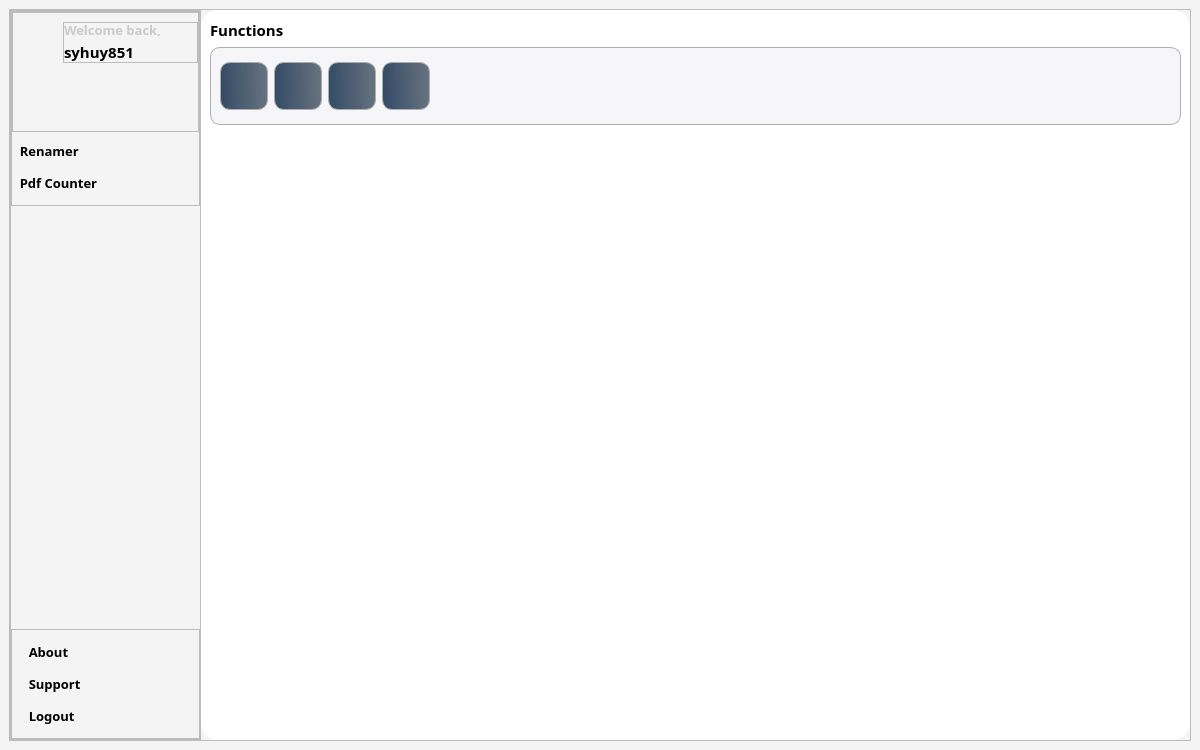
<?xml version="1.0" encoding="UTF-8"?>
<ui version="4.0">
 <class>MainWindow</class>
 <widget class="QMainWindow" name="MainWindow">
  <property name="geometry">
   <rect>
    <x>0</x>
    <y>0</y>
    <width>1200</width>
    <height>750</height>
   </rect>
  </property>
  <property name="windowTitle">
   <string>MainWindow</string>
  </property>
  <property name="styleSheet">
   <string notr="true">background-color: rgb(244, 244, 244);</string>
  </property>
  <widget class="QWidget" name="centralwidget">
   <layout class="QVBoxLayout" name="verticalLayout">
    <item>
     <widget class="QFrame" name="main">
      <property name="frameShape">
       <enum>QFrame::StyledPanel</enum>
      </property>
      <property name="frameShadow">
       <enum>QFrame::Raised</enum>
      </property>
      <layout class="QHBoxLayout" name="horizontalLayout">
       <property name="spacing">
        <number>0</number>
       </property>
       <property name="leftMargin">
        <number>0</number>
       </property>
       <property name="topMargin">
        <number>0</number>
       </property>
       <property name="rightMargin">
        <number>0</number>
       </property>
       <property name="bottomMargin">
        <number>0</number>
       </property>
       <item>
        <widget class="QFrame" name="leftnav">
         <property name="minimumSize">
          <size>
           <width>191</width>
           <height>0</height>
          </size>
         </property>
         <property name="maximumSize">
          <size>
           <width>209</width>
           <height>16777215</height>
          </size>
         </property>
         <property name="styleSheet">
          <string notr="true"/>
         </property>
         <property name="frameShape">
          <enum>QFrame::StyledPanel</enum>
         </property>
         <property name="frameShadow">
          <enum>QFrame::Raised</enum>
         </property>
         <layout class="QVBoxLayout" name="verticalLayout_2">
          <property name="spacing">
           <number>6</number>
          </property>
          <property name="leftMargin">
           <number>0</number>
          </property>
          <property name="topMargin">
           <number>0</number>
          </property>
          <property name="rightMargin">
           <number>0</number>
          </property>
          <property name="bottomMargin">
           <number>0</number>
          </property>
          <item alignment="Qt::AlignTop">
           <widget class="QFrame" name="top_btns">
            <property name="minimumSize">
             <size>
              <width>0</width>
              <height>0</height>
             </size>
            </property>
            <property name="styleSheet">
             <string notr="true">QPushButton{
text-align:left;
}</string>
            </property>
            <property name="frameShape">
             <enum>QFrame::StyledPanel</enum>
            </property>
            <property name="frameShadow">
             <enum>QFrame::Raised</enum>
            </property>
            <layout class="QVBoxLayout" name="verticalLayout_3">
             <property name="leftMargin">
              <number>0</number>
             </property>
             <property name="topMargin">
              <number>0</number>
             </property>
             <property name="rightMargin">
              <number>0</number>
             </property>
             <item>
              <widget class="QFrame" name="info">
               <property name="frameShape">
                <enum>QFrame::StyledPanel</enum>
               </property>
               <property name="frameShadow">
                <enum>QFrame::Raised</enum>
               </property>
               <layout class="QHBoxLayout" name="horizontalLayout_4">
                <property name="leftMargin">
                 <number>0</number>
                </property>
                <property name="rightMargin">
                 <number>0</number>
                </property>
                <property name="bottomMargin">
                 <number>68</number>
                </property>
                <item>
                 <widget class="QLabel" name="usericon">
                  <property name="maximumSize">
                   <size>
                    <width>44</width>
                    <height>16777215</height>
                   </size>
                  </property>
                  <property name="text">
                   <string/>
                  </property>
                  <property name="pixmap">
                   <pixmap resource="resource/icons.qrc">:/icons/profile.png</pixmap>
                  </property>
                 </widget>
                </item>
                <item>
                 <widget class="QFrame" name="frame">
                  <property name="maximumSize">
                   <size>
                    <width>16777215</width>
                    <height>58</height>
                   </size>
                  </property>
                  <property name="font">
                   <font>
                    <family>Poppins ExtraBold</family>
                    <pointsize>12</pointsize>
                    <bold>true</bold>
                   </font>
                  </property>
                  <property name="frameShape">
                   <enum>QFrame::StyledPanel</enum>
                  </property>
                  <property name="frameShadow">
                   <enum>QFrame::Raised</enum>
                  </property>
                  <layout class="QVBoxLayout" name="verticalLayout_7">
                   <property name="leftMargin">
                    <number>0</number>
                   </property>
                   <property name="topMargin">
                    <number>0</number>
                   </property>
                   <property name="rightMargin">
                    <number>0</number>
                   </property>
                   <property name="bottomMargin">
                    <number>0</number>
                   </property>
                   <item alignment="Qt::AlignBottom">
                    <widget class="QLabel" name="label_2">
                     <property name="maximumSize">
                      <size>
                       <width>16777215</width>
                       <height>13</height>
                      </size>
                     </property>
                     <property name="font">
                      <font>
                       <family>Poppins SemiBold</family>
                       <pointsize>10</pointsize>
                       <bold>true</bold>
                      </font>
                     </property>
                     <property name="styleSheet">
                      <string notr="true">color: rgb(202, 202, 202);</string>
                     </property>
                     <property name="text">
                      <string>Welcome back,</string>
                     </property>
                    </widget>
                   </item>
                   <item alignment="Qt::AlignTop">
                    <widget class="QLabel" name="label_3">
                     <property name="maximumSize">
                      <size>
                       <width>16777215</width>
                       <height>20</height>
                      </size>
                     </property>
                     <property name="font">
                      <font>
                       <family>Poppins ExtraBold</family>
                       <pointsize>11</pointsize>
                       <bold>true</bold>
                      </font>
                     </property>
                     <property name="text">
                      <string>syhuy851</string>
                     </property>
                     <property name="wordWrap">
                      <bool>false</bool>
                     </property>
                    </widget>
                   </item>
                  </layout>
                 </widget>
                </item>
               </layout>
              </widget>
             </item>
             <item>
              <widget class="QPushButton" name="renamer_btn">
               <property name="maximumSize">
                <size>
                 <width>16777215</width>
                 <height>16777215</height>
                </size>
               </property>
               <property name="font">
                <font>
                 <family>Montserrat SemiBold</family>
                 <pointsize>10</pointsize>
                 <bold>true</bold>
                </font>
               </property>
               <property name="styleSheet">
                <string notr="true"/>
               </property>
               <property name="text">
                <string>  Renamer</string>
               </property>
               <property name="icon">
                <iconset resource="resource/icons.qrc">
                 <normaloff>:/icons/rename.png</normaloff>:/icons/rename.png</iconset>
               </property>
               <property name="iconSize">
                <size>
                 <width>25</width>
                 <height>25</height>
                </size>
               </property>
               <property name="flat">
                <bool>true</bool>
               </property>
              </widget>
             </item>
             <item>
              <widget class="QPushButton" name="pdfcounter_btn">
               <property name="maximumSize">
                <size>
                 <width>16777215</width>
                 <height>16777215</height>
                </size>
               </property>
               <property name="font">
                <font>
                 <family>Montserrat SemiBold</family>
                 <pointsize>10</pointsize>
                 <bold>true</bold>
                </font>
               </property>
               <property name="styleSheet">
                <string notr="true"/>
               </property>
               <property name="text">
                <string>  Pdf Counter</string>
               </property>
               <property name="icon">
                <iconset resource="resource/icons.qrc">
                 <normaloff>:/icons/folder-menu.png</normaloff>:/icons/folder-menu.png</iconset>
               </property>
               <property name="iconSize">
                <size>
                 <width>25</width>
                 <height>25</height>
                </size>
               </property>
               <property name="flat">
                <bool>true</bool>
               </property>
              </widget>
             </item>
            </layout>
           </widget>
          </item>
          <item>
           <spacer name="verticalSpacer">
            <property name="orientation">
             <enum>Qt::Vertical</enum>
            </property>
            <property name="sizeHint" stdset="0">
             <size>
              <width>20</width>
              <height>40</height>
             </size>
            </property>
           </spacer>
          </item>
          <item>
           <widget class="QFrame" name="bot_btns">
            <property name="minimumSize">
             <size>
              <width>0</width>
              <height>100</height>
             </size>
            </property>
            <property name="styleSheet">
             <string notr="true">QPushButton{
text-align:left;
}</string>
            </property>
            <property name="frameShape">
             <enum>QFrame::StyledPanel</enum>
            </property>
            <property name="frameShadow">
             <enum>QFrame::Raised</enum>
            </property>
            <layout class="QVBoxLayout" name="verticalLayout_6">
             <item>
              <widget class="QPushButton" name="about_btn">
               <property name="font">
                <font>
                 <family>Montserrat SemiBold</family>
                 <pointsize>10</pointsize>
                 <bold>true</bold>
                </font>
               </property>
               <property name="styleSheet">
                <string notr="true"/>
               </property>
               <property name="text">
                <string>  About</string>
               </property>
               <property name="icon">
                <iconset resource="resource/icons.qrc">
                 <normaloff>:/icons/profile.png</normaloff>:/icons/profile.png</iconset>
               </property>
               <property name="iconSize">
                <size>
                 <width>25</width>
                 <height>25</height>
                </size>
               </property>
               <property name="flat">
                <bool>true</bool>
               </property>
              </widget>
             </item>
             <item>
              <widget class="QPushButton" name="logout_btn">
               <property name="font">
                <font>
                 <family>Montserrat SemiBold</family>
                 <pointsize>10</pointsize>
                 <bold>true</bold>
                </font>
               </property>
               <property name="styleSheet">
                <string notr="true"/>
               </property>
               <property name="text">
                <string>  Support</string>
               </property>
               <property name="icon">
                <iconset resource="resource/icons.qrc">
                 <normaloff>:/icons/support.png</normaloff>:/icons/support.png</iconset>
               </property>
               <property name="iconSize">
                <size>
                 <width>25</width>
                 <height>25</height>
                </size>
               </property>
               <property name="flat">
                <bool>true</bool>
               </property>
              </widget>
             </item>
             <item>
              <widget class="QPushButton" name="pushButton_4">
               <property name="font">
                <font>
                 <family>Montserrat SemiBold</family>
                 <pointsize>10</pointsize>
                 <bold>true</bold>
                </font>
               </property>
               <property name="styleSheet">
                <string notr="true"/>
               </property>
               <property name="text">
                <string>  Logout</string>
               </property>
               <property name="icon">
                <iconset resource="resource/icons.qrc">
                 <normaloff>:/icons/logout.png</normaloff>:/icons/logout.png</iconset>
               </property>
               <property name="iconSize">
                <size>
                 <width>25</width>
                 <height>25</height>
                </size>
               </property>
               <property name="flat">
                <bool>true</bool>
               </property>
              </widget>
             </item>
            </layout>
           </widget>
          </item>
         </layout>
        </widget>
       </item>
       <item>
        <widget class="QStackedWidget" name="main_2">
         <property name="focusPolicy">
          <enum>Qt::NoFocus</enum>
         </property>
         <property name="styleSheet">
          <string notr="true">background-color: rgb(255, 255, 255);
border-radius: 18px;</string>
         </property>
         <property name="frameShape">
          <enum>QFrame::NoFrame</enum>
         </property>
         <property name="currentIndex">
          <number>0</number>
         </property>
         <widget class="QWidget" name="main_2Page1_2">
          <layout class="QVBoxLayout" name="verticalLayout_4">
           <property name="leftMargin">
            <number>0</number>
           </property>
           <property name="topMargin">
            <number>0</number>
           </property>
           <property name="rightMargin">
            <number>0</number>
           </property>
           <property name="bottomMargin">
            <number>0</number>
           </property>
           <item>
            <widget class="QFrame" name="frame_2">
             <property name="minimumSize">
              <size>
               <width>0</width>
               <height>129</height>
              </size>
             </property>
             <property name="maximumSize">
              <size>
               <width>16777215</width>
               <height>129</height>
              </size>
             </property>
             <property name="frameShape">
              <enum>QFrame::StyledPanel</enum>
             </property>
             <property name="frameShadow">
              <enum>QFrame::Raised</enum>
             </property>
             <layout class="QVBoxLayout" name="verticalLayout_5">
              <item>
               <widget class="QLabel" name="label">
                <property name="font">
                 <font>
                  <family>Poppins SemiBold</family>
                  <pointsize>11</pointsize>
                  <bold>true</bold>
                 </font>
                </property>
                <property name="text">
                 <string>Functions</string>
                </property>
               </widget>
              </item>
              <item>
               <widget class="QFrame" name="tools">
                <property name="minimumSize">
                 <size>
                  <width>0</width>
                  <height>78</height>
                 </size>
                </property>
                <property name="maximumSize">
                 <size>
                  <width>16777215</width>
                  <height>100</height>
                 </size>
                </property>
                <property name="styleSheet">
                 <string notr="true">QFrame{border: 1px solid #AEAEAE;
background-color: rgb(246, 246, 248);
border-radius: 10px;
}
QPushButton{
border: 1px solid #AEAEAE;
border-radius: 10px;
background-color: qlineargradient(spread:pad, x1:0, y1:0.505682, x2:1, y2:0.477, stop:0 rgba(20, 47, 78, 219), stop:1 rgba(85, 98, 112, 226));
}
QPushButton::hover{
background-color: #fff;
}
</string>
                </property>
                <property name="frameShape">
                 <enum>QFrame::StyledPanel</enum>
                </property>
                <property name="frameShadow">
                 <enum>QFrame::Raised</enum>
                </property>
                <layout class="QHBoxLayout" name="horizontalLayout_2">
                 <item>
                  <widget class="QPushButton" name="open_btn">
                   <property name="minimumSize">
                    <size>
                     <width>48</width>
                     <height>48</height>
                    </size>
                   </property>
                   <property name="maximumSize">
                    <size>
                     <width>48</width>
                     <height>48</height>
                    </size>
                   </property>
                   <property name="cursor">
                    <cursorShape>PointingHandCursor</cursorShape>
                   </property>
                   <property name="toolTip">
                    <string>Open</string>
                   </property>
                   <property name="toolTipDuration">
                    <number>-5</number>
                   </property>
                   <property name="styleSheet">
                    <string notr="true"/>
                   </property>
                   <property name="text">
                    <string/>
                   </property>
                   <property name="icon">
                    <iconset resource="resource/icons.qrc">
                     <normaloff>:/icons/folder-open.png</normaloff>:/icons/folder-open.png</iconset>
                   </property>
                   <property name="iconSize">
                    <size>
                     <width>28</width>
                     <height>28</height>
                    </size>
                   </property>
                   <property name="flat">
                    <bool>true</bool>
                   </property>
                  </widget>
                 </item>
                 <item>
                  <widget class="QPushButton" name="rename_btn">
                   <property name="minimumSize">
                    <size>
                     <width>48</width>
                     <height>48</height>
                    </size>
                   </property>
                   <property name="maximumSize">
                    <size>
                     <width>48</width>
                     <height>48</height>
                    </size>
                   </property>
                   <property name="cursor">
                    <cursorShape>PointingHandCursor</cursorShape>
                   </property>
                   <property name="styleSheet">
                    <string notr="true"/>
                   </property>
                   <property name="text">
                    <string/>
                   </property>
                   <property name="icon">
                    <iconset resource="resource/icons.qrc">
                     <normaloff>:/icons/rename.png</normaloff>:/icons/rename.png</iconset>
                   </property>
                   <property name="iconSize">
                    <size>
                     <width>28</width>
                     <height>28</height>
                    </size>
                   </property>
                   <property name="flat">
                    <bool>true</bool>
                   </property>
                  </widget>
                 </item>
                 <item>
                  <widget class="QPushButton" name="export_btn">
                   <property name="minimumSize">
                    <size>
                     <width>48</width>
                     <height>48</height>
                    </size>
                   </property>
                   <property name="maximumSize">
                    <size>
                     <width>48</width>
                     <height>48</height>
                    </size>
                   </property>
                   <property name="cursor">
                    <cursorShape>PointingHandCursor</cursorShape>
                   </property>
                   <property name="styleSheet">
                    <string notr="true"/>
                   </property>
                   <property name="text">
                    <string/>
                   </property>
                   <property name="icon">
                    <iconset resource="resource/icons.qrc">
                     <normaloff>:/icons/export.png</normaloff>:/icons/export.png</iconset>
                   </property>
                   <property name="iconSize">
                    <size>
                     <width>28</width>
                     <height>28</height>
                    </size>
                   </property>
                   <property name="flat">
                    <bool>true</bool>
                   </property>
                  </widget>
                 </item>
                 <item>
                  <widget class="QPushButton" name="import_btn">
                   <property name="minimumSize">
                    <size>
                     <width>48</width>
                     <height>48</height>
                    </size>
                   </property>
                   <property name="maximumSize">
                    <size>
                     <width>48</width>
                     <height>48</height>
                    </size>
                   </property>
                   <property name="cursor">
                    <cursorShape>PointingHandCursor</cursorShape>
                   </property>
                   <property name="styleSheet">
                    <string notr="true"/>
                   </property>
                   <property name="text">
                    <string/>
                   </property>
                   <property name="icon">
                    <iconset resource="resource/icons.qrc">
                     <normaloff>:/icons/import.png</normaloff>:/icons/import.png</iconset>
                   </property>
                   <property name="iconSize">
                    <size>
                     <width>28</width>
                     <height>28</height>
                    </size>
                   </property>
                   <property name="flat">
                    <bool>true</bool>
                   </property>
                  </widget>
                 </item>
                 <item>
                  <spacer name="horizontalSpacer">
                   <property name="orientation">
                    <enum>Qt::Horizontal</enum>
                   </property>
                   <property name="sizeHint" stdset="0">
                    <size>
                     <width>704</width>
                     <height>20</height>
                    </size>
                   </property>
                  </spacer>
                 </item>
                </layout>
               </widget>
              </item>
              <item>
               <spacer name="verticalSpacer_2">
                <property name="orientation">
                 <enum>Qt::Vertical</enum>
                </property>
                <property name="sizeHint" stdset="0">
                 <size>
                  <width>20</width>
                  <height>541</height>
                 </size>
                </property>
               </spacer>
              </item>
             </layout>
            </widget>
           </item>
           <item>
            <widget class="QFrame" name="frame_3">
             <property name="minimumSize">
              <size>
               <width>0</width>
               <height>565</height>
              </size>
             </property>
             <property name="frameShape">
              <enum>QFrame::StyledPanel</enum>
             </property>
             <property name="frameShadow">
              <enum>QFrame::Raised</enum>
             </property>
             <layout class="QHBoxLayout" name="horizontalLayout_3">
              <item>
               <widget class="QTableView" name="tableView">
                <property name="font">
                 <font>
                  <family>Poppins SemiBold</family>
                  <pointsize>8</pointsize>
                  <bold>true</bold>
                 </font>
                </property>
                <property name="styleSheet">
                 <string notr="true">QHeaderView::section{
background-color:rgb(174, 174, 174);
color: white;
border: 1px solid #fff;
text-align:center;
font-family: 'Poppins SemiBold', sans-serif;
}
QScrollBar:vertical {
	border: none;
	background: rgb(255, 255, 255);
	width: 7px;
	margin: 6px 0 6px 0;
	border-radius: 0px;
}

/*  HANDLE BAR VERTICAL */
QScrollBar::handle:vertical {
	background-color: rgb(174, 174, 174);
	min-height: 30px;
	border-radius: 3px;
}

QScrollBar::handle:vertical:hover {
	background-color: rgb(174, 174, 174);
}

QScrollBar::handle:vertical:pressed {
	background-color: rgb(174, 174, 174);
}

/* BTN TOP - SCROLLBAR */
QScrollBar::sub-line:vertical {
	border: none;
	background-color: rgb(105, 105, 105);
	height: 7px;
	border-top-left-radius: 3px;
	border-top-right-radius: 3px;
	subcontrol-position: top;
	subcontrol-origin: margin;
}

QScrollBar::sub-line:vertical:hover {
	background-color: rgb(105, 105, 105);
}

QScrollBar::sub-line:vertical:pressed {
	background-color: rgb(105, 105, 105);
}

/* BTN BOTTOM - SCROLLBAR */
QScrollBar::add-line:vertical {
	border: none;
	background-color: rgb(105, 105, 105);
	height: 7px;
	border-bottom-left-radius: 3px;
	border-bottom-right-radius: 3px;
	subcontrol-position: bottom;
	subcontrol-origin: margin;
}

QScrollBar::add-line:vertical:hover {
	background-color: rgb(105, 105, 105);
}

QScrollBar::add-line:vertical:pressed {
	background-color: rgb(105, 105, 105);
}

/* RESET ARROW */
QScrollBar::up-arrow:vertical,
QScrollBar::down-arrow:vertical {
	background: none;
}

QScrollBar::add-page:vertical,
QScrollBar::sub-page:vertical {
	background: none;
}

/* HORIZONTAL SCROLLBAR - HOMEWORK */
QScrollBar:horizontal {}

QScrollBar::handle:horizontal {}

QScrollBar::add-line:horizontal {}

QScrollBar::sub-line:horizontal {}

QScrollBar::up-arrow:horizontal,
QScrollBar::down-arrow:horizontal {}

QScrollBar::add-page:horizontal,
QScrollBar::sub-page:horizontal {}</string>
                </property>
                <property name="verticalScrollMode">
                 <enum>QAbstractItemView::ScrollPerPixel</enum>
                </property>
                <property name="horizontalScrollMode">
                 <enum>QAbstractItemView::ScrollPerPixel</enum>
                </property>
               </widget>
              </item>
             </layout>
            </widget>
           </item>
          </layout>
         </widget>
         <widget class="QWidget" name="page">
          <widget class="QLabel" name="label_4">
           <property name="geometry">
            <rect>
             <x>440</x>
             <y>350</y>
             <width>49</width>
             <height>16</height>
            </rect>
           </property>
           <property name="text">
            <string>Page 2</string>
           </property>
          </widget>
         </widget>
        </widget>
       </item>
      </layout>
     </widget>
    </item>
   </layout>
  </widget>
 </widget>
 <resources>
  <include location="resource/icons.qrc"/>
 </resources>
 <connections/>
</ui>
